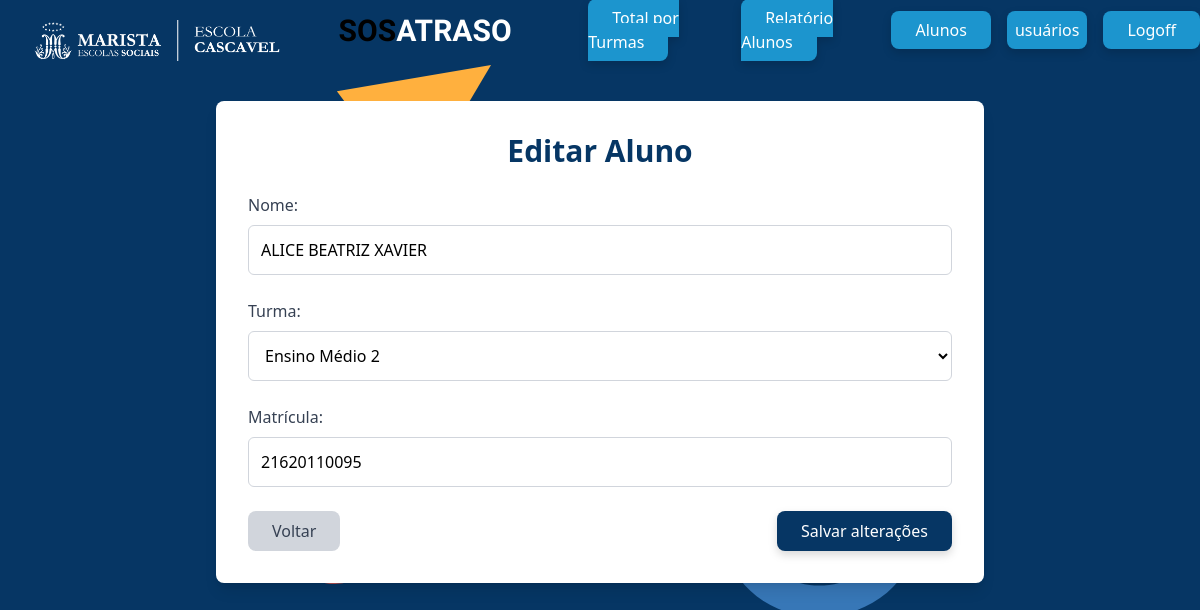
The app's page /admin/alunos/editalunos.php?matricula=21620110095 (signed in) with its own data.
### tables this page shows
CREATE TABLE `alunos` (
  `matricula` varchar(120) NOT NULL,
  `nome` varchar(120) NOT NULL,
  `turma` varchar(50) NOT NULL
);

CREATE TABLE `turmas` (
  `id` varchar(12) NOT NULL,
  `turma` varchar(50) NOT NULL
);

### admin/alunos/editalunos.php (the view, shortened to what this page needs)
<?php
include('../../config/conexao.php');
include('../include/header.php');
$matricula = $_GET['matricula'];
$sql = "SELECT * FROM alunos WHERE matricula = :matricula";
$stmt = $pdo->prepare($sql);
$stmt->execute([':matricula' => $matricula]);
$aluno = $stmt->fetch();
$sql2 = 'SELECT * FROM turmas';
$stmt2 = $pdo->prepare($sql2);
$stmt2->execute();
$turmas = $stmt2->fetchAll();
?>
<div class="bg-white max-w-3xl mx-auto p-8 mt-10 rounded-lg shadow-lg">
    <h2 class="text-3xl font-bold mb-6 text-center text-marista">Editar Aluno</h2>
    <form action="./alunos.php" method="post" class="space-y-6">
        <div>
            <label class="block mb-2 font-medium text-gray-700">Nome:</label>
            <input
                type="text"
                name="nome"
                value="<?= htmlspecialchars($aluno['nome']) ?>"
                class="w-full border border-gray-300 rounded-md p-3 focus:outline-none focus:ring-2 focus:ring-marista"
                required
            >
        </div>
        <div>
            <label class="block mb-2 font-medium text-gray-700">Turma:</label>
            <select
                name="turma"
                class="w-full border border-gray-300 rounded-md p-3 focus:outline-none focus:ring-2 focus:ring-marista"
                required
            >
                <?php foreach ($turmas as $turma): ?>
                    <option value="<?= $turma['id']; ?>" <?= ($turma['id'] == $aluno['turma']) ? 'selected' : '' ?>>
                        <?= htmlspecialchars($turma['turma']) ?>
                    </option>
                <?php endforeach; ?>
            </select>
        </div>
        <div>
            <label class="block mb-2 font-medium text-gray-700">Matrícula:</label>
            <input
                type="text"
                name="matricula"
                value="<?= htmlspecialchars($aluno['matricula']) ?>"
                class="w-full border border-gray-300 rounded-md p-3 focus:outline-none focus:ring-2 focus:ring-marista"
                required
            >
        </div>
        <div class="flex justify-between mt-6">
            <a href="./alunos.php" class="bg-gray-300 text-gray-700 px-6 py-2 rounded-lg hover:bg-gray-400 transition">
                Voltar
            </a>
            <input type="submit" value="Salvar alterações"
                class="bg-marista text-white px-6 py-2 rounded-lg drop-shadow-lg hover:bg-marista2 transition cursor-pointer">
        </div>
    </form>
</div>

### css/geral.css (style rules this page uses)
body { background-color: #063664 !important; margin: 0; background-image: url(../imagens/grafismo_pag_login.svg); background-position: center; background-position-y: -20%; background-repeat: no-repeat; }

### records on screen
alunos: nome "ALICE BEATRIZ XAVIER", turma "Ensino Médio 2", matricula "21620110095"
